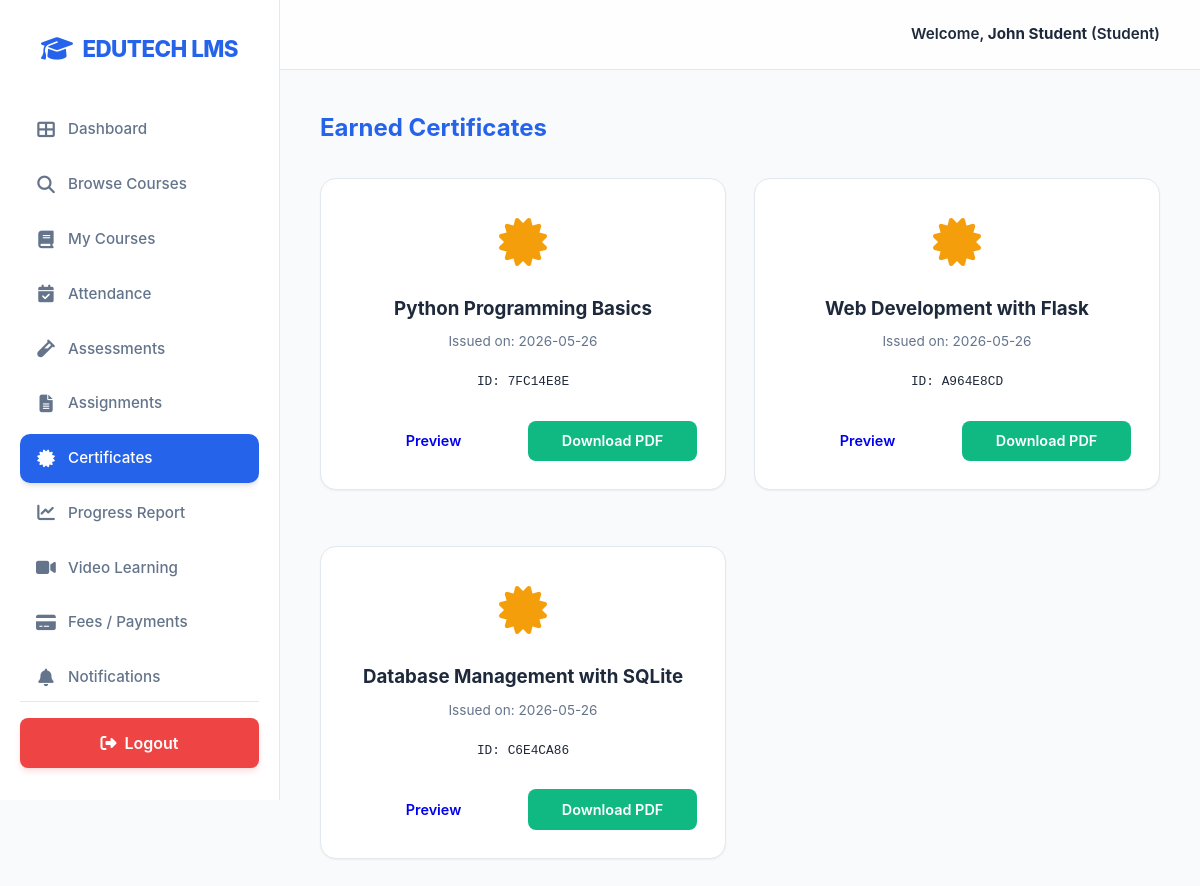
Screenshot of /student/certificates (signed in) with the database file from the repository.
### tables this page shows
CREATE TABLE certificates (
        id INTEGER PRIMARY KEY AUTOINCREMENT,
        certificate_id TEXT UNIQUE NOT NULL,
        student_id INTEGER NOT NULL,
        course_id INTEGER NOT NULL,
        pdf_path TEXT,
        issued_at TIMESTAMP DEFAULT CURRENT_TIMESTAMP, issued_date TEXT,
        FOREIGN KEY (student_id) REFERENCES users (id),
        FOREIGN KEY (course_id) REFERENCES courses (id)
    );

CREATE TABLE courses (
        id INTEGER PRIMARY KEY AUTOINCREMENT,
        title TEXT NOT NULL,
        description TEXT,
        category TEXT,
        price REAL DEFAULT 0.0,
        status TEXT DEFAULT 'draft', -- draft, published
        faculty_id INTEGER,
        created_at TIMESTAMP DEFAULT CURRENT_TIMESTAMP, thumbnail TEXT, difficulty TEXT, duration TEXT, instructor_name TEXT, video_url TEXT,
        FOREIGN KEY (faculty_id) REFERENCES users (id)
    );

### app.py (the view)
@app.route('/student/certificates')
@login_required(role='student')
def student_certificates():
    conn = get_db()
    student_id = session['user_id']
    completed_courses = conn.execute("""
        SELECT course_id FROM enrollments
        WHERE student_id = ? AND progress >= 100
    """, (student_id,)).fetchall()
    for row in completed_courses:
        ensure_certificate(student_id, row['course_id'])
    certs = conn.execute("""
        SELECT ce.*, co.title as course_title
        FROM certificates ce
        LEFT JOIN courses co ON ce.course_id = co.id
        WHERE ce.student_id = ?
        ORDER BY ce.issued_at DESC
    """, (student_id,)).fetchall()
    conn.close()
    return render_template('student_certificates.html', certs=certs)

### app.py (called while the page is built)
def login_required(role=None):
    def wrapper(f):
        @wraps(f)
        def decorated_function(*args, **kwargs):
            if 'user_id' not in session:
                return redirect(url_for('login'))
            if role and session.get('role') != role:
                flash('Unauthorized access!', 'danger')
                return redirect(url_for('dashboard'))
            return f(*args, **kwargs)
        return decorated_function
    return wrapper

### database.py (called while the page is built)
def get_db():
    conn = sqlite3.connect(DB_NAME, check_same_thread=False)
    conn.row_factory = sqlite3.Row
    return conn

### templates/student_certificates.html (shortened to what this page needs)
{% extends "base.html" %}
{% block content %}
<h2 style="margin-bottom: 2rem; color: var(--primary-color);">Earned Certificates</h2>
<div class="grid">
    {% for cert in certs %}
    <div class="card" style="text-align: center; display: flex; flex-direction: column; justify-content: space-between;">
        <div>
            <div style="font-size: 3rem; color: var(--accent-color); margin-bottom: 1rem;">
                <i class="fas fa-certificate"></i>
            </div>
            <h3 style="margin-bottom: 0.5rem;">{{ cert.course_title }}</h3>
            <p style="color: var(--text-muted); font-size: 0.85rem; margin-bottom: 1rem;">Issued on: {{ cert.issued_at[:10] }}</p>
            <p style="font-family: monospace; font-size: 0.8rem; background: var(--bg-light); padding: 5px; border-radius: 4px; margin-bottom: 1.5rem;">ID: {{ cert.certificate_id }}</p>
        </div>
        <div style="display: flex; gap: 10px;">
            <a href="{{ url_for('view_certificate', cert_id=cert.certificate_id) }}" target="_blank" class="btn btn-outline" style="flex: 1; text-align: center; font-size: 0.9rem;">Preview</a>
            <a href="{{ url_for('download_certificate', cert_id=cert.certificate_id) }}" download class="btn btn-success" style="flex: 1; text-align: center; font-size: 0.9rem;">Download PDF</a>
        </div>
    </div>
    {% endfor %}
</div>
{% endblock %}

### static/css/style.css (style rules this page uses)
:root { --primary-color: #2563EB; --primary-light: #60A5FA; --primary-dark: #1E40AF; --bg-color: #F8FAFC; --card-bg: #FFFFFF; --text-main: #1E293B; --text-muted: #64748B; --border-color: #E2E8F0; --success-color: #10B981; --danger-color: #EF4444; --accent-color: #F59E0B; --shadow-sm: 0 1px 2px 0 rgba(0, 0, 0, 0.05); --shadow: 0 4px 6px -1px rgba(0, 0, 0, 0.1), 0 2px 4px -1px rgba(0, 0, 0, 0.06); --shadow-md: 0 10px 15px -3px rgba(0, 0, 0, 0.1), 0 4px 6px -2px rgba(0, 0, 0, 0.05); }
* { box-sizing: border-box; margin: 0; padding: 0; font-family: 'Inter', 'Segoe UI', system-ui, -apple-system, sans-serif; }
body { background-color: var(--bg-color); color: var(--text-main); display: flex; min-height: 100vh; line-height: 1.5; }
.btn { padding: 0.6rem 1.25rem; border: none; border-radius: 8px; cursor: pointer; font-weight: 600; text-decoration: none; display: inline-flex; align-items: center; justify-content: center; transition: all 0.2s ease; font-size: 0.9rem; }
.btn-success { background-color: var(--success-color); color: white; }
.card { background: var(--card-bg); border-radius: 16px; padding: 1.75rem; box-shadow: var(--shadow-sm); border: 1px solid var(--border-color); margin-bottom: 1.75rem; transition: all 0.3s ease; }
.grid { display: grid; grid-template-columns: repeat(auto-fill, minmax(320px, 1fr)); gap: 1.75rem; }

### rows the page displays
certificates: course_title "Python Programming Basics", issued_at "2026-05-26", certificate_id "7FC14E8E"
certificates: course_title "Web Development with Flask", issued_at "2026-05-26", certificate_id "A964E8CD"
certificates: course_title "Database Management with SQLite", issued_at "2026-05-26", certificate_id "C6E4CA86"

### other values shown
{{ session.get('name') }} "John Student"
{{ session.get('role')|capitalize }} "Student"
